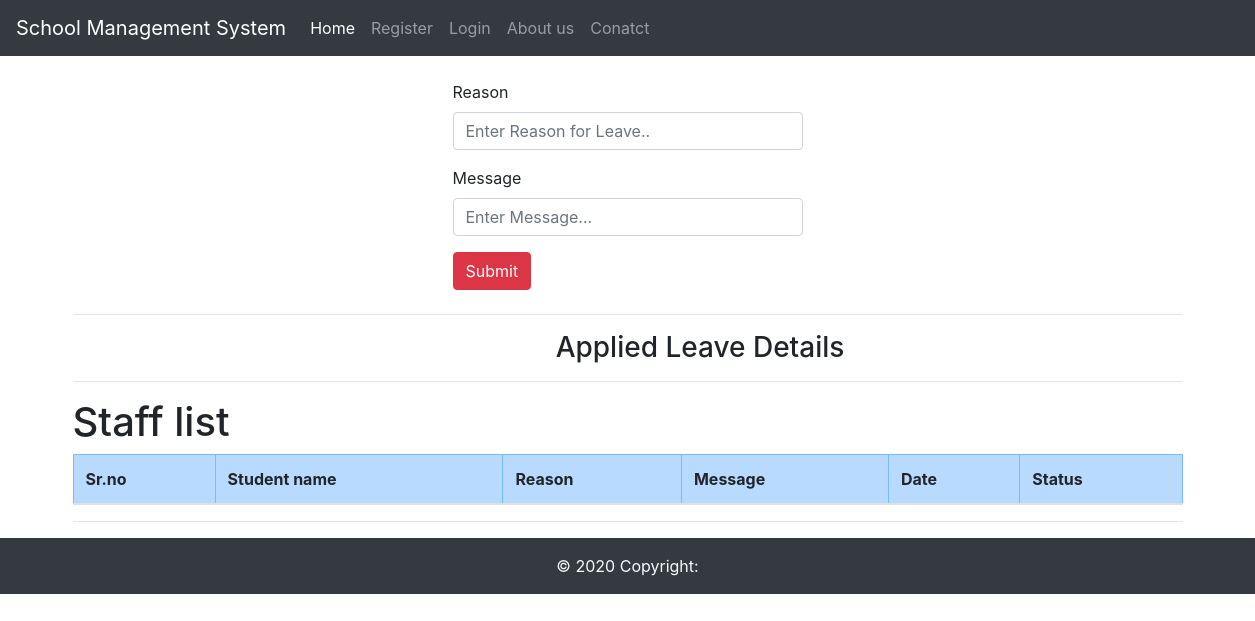
The page /lf on the database as committed earlier.
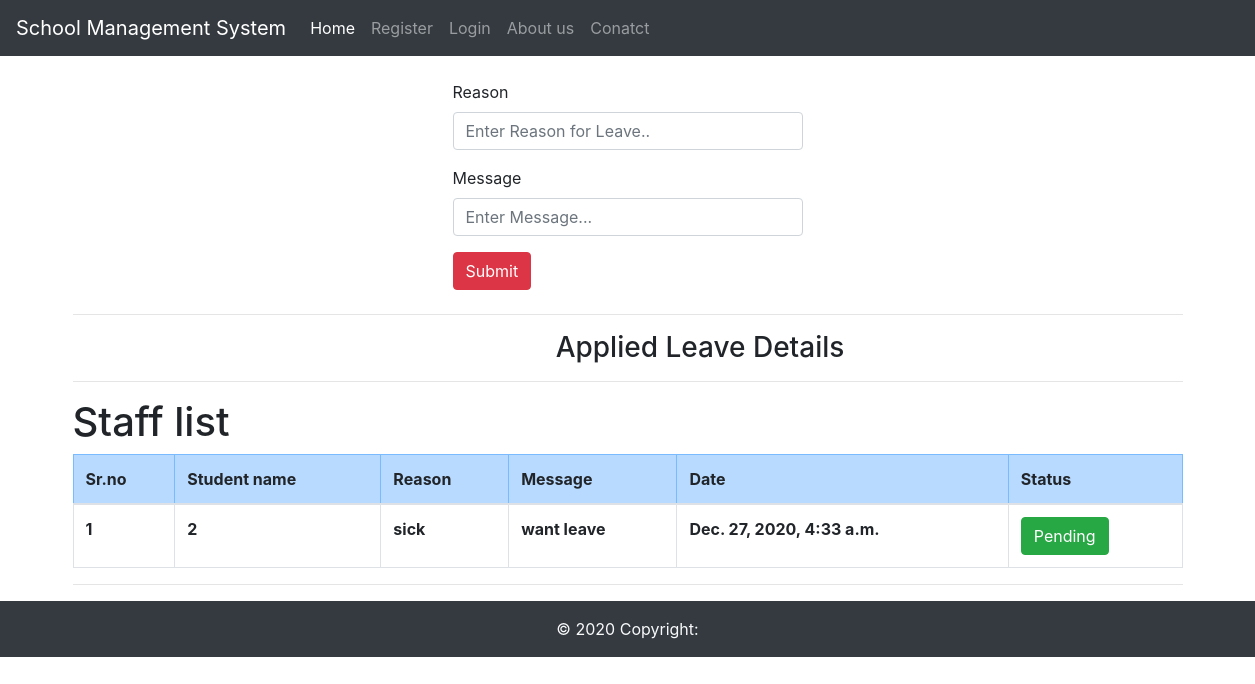
The same page on the database as committed later.
### CollegeApp/models.py (models this page shows)
class Leave(models.Model):
    std_id=models.IntegerField()
    reason=models.CharField(max_length=120)
    message=models.TextField(max_length=420)
    on_date=models.DateTimeField(auto_now_add=True)
    status=models.ForeignKey(leavestatus,on_delete=models.CASCADE,default=1)

class leavestatus(models.Model):
    status=models.CharField(max_length=10)
    def __str__(s):
        return s.status

### CollegeApp/views.py (the view)
# urls.py: path('lf',v.leaveform),
def leaveform(request):
    if request.method=='POST':
        uid=request.session.get('uid')
        print("uid:",uid)
        reson=request.POST.get('reason')
        message=request.POST.get('message')
        print("reason:",reson)
        print("message",message)
        le=Leave()
        le.std_id=uid
        le.reason=reson
        le.message=message
        le.save()
        return redirect('/')
    else:
        f=Leaveform
        llist=Leave.objects.all()
        return render(request,'leaveform.html',{'forms':f,'llist':llist})

### CollegeApp/templates/leaveform.html (shortened to what this page needs)
{% extends 'base.html' %}
{% block main%}
<div class="row my-4">
    <div class="col-md-4 offset-4">
        <form action="" method="POST">
            <div class="form-group">
                <label for="">Reason</label>
                <input type="text" class="form-control" name="reason" placeholder="Enter Reason for Leave..">
            </div>
            <div class="form-group">
                <label for="">Message</label>
                <input type="textarea" class="form-control" name="message" placeholder="Enter Message...">
            </div>
            <button type="submit" class="btn btn-danger">Submit</button>
        </form>
    </div>
</div>
<hr>
<div class="text-center" style="width: 100vw;"><h3>Applied Leave Details</h3></div>
<hr>
<h1 class="text-justify">Staff list</h1>
<table class="table table-bordered">
    <thead>
<tr class="table-primary">
    <th>Sr.no</th>
    <th>Student name</th>
    <th>Reason</th>
    <th>Message</th>
    <th>Date</th>
    <th colspan="3">Status</th>
</tr>
</thead>
{% for i in llist%}
<tr class="font-weight-bold">
<td>{{i.id}}</td>
<td>{{i.std_id}}</td>
<td>{{i.reason}}</td>
<td>{{i.message}}</td>
<td>{{i.on_date}}</td>
<td><button type="button" class="btn btn-success">{{i.status}}</button></td>
</tr>
{% endfor %}
</table>
<hr>
{%endblock%}

Rows that differ between the two databases and show on the page:
added Leave: id "1", std_id "2", reason "sick", message "want leave", on_date "Dec. 27, 2020, 4:33 a.m.", status "Pending"
